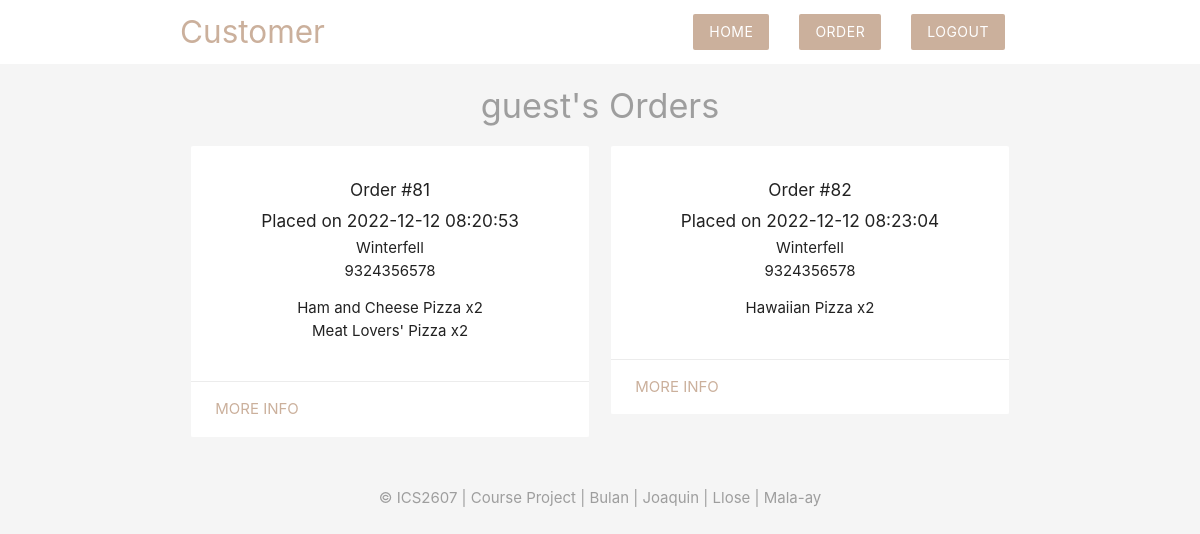
The page /customer/index.php (signed in) on the database its author committed.
### tables this page shows
CREATE TABLE `cus_order` (
  `CUS_ID` int(11) NOT NULL,
  `CUS_ADDRESS` varchar(100) NOT NULL,
  `CUS_NAME` varchar(50) NOT NULL,
  `CUS_CONTACT_NO` bigint(20) NOT NULL,
  `ORDER_ID` int(11) NOT NULL,
  `ORDER_TIME` datetime NOT NULL DEFAULT current_timestamp(),
  `ORDER_COST` int(11) NOT NULL,
  `ORDER_DETAILS` text NOT NULL
);

### customer/index.php (the view, shortened to what this page needs)
<!DOCTYPE html>
<?php
    include("config/db_connect.php");
    $userID = unserialize($_SESSION['userID']);
    $sql = "SELECT * FROM cus_order WHERE CUS_ID=\"".$userID."\"";
    $result = $conn -> query($sql);
    $orders = mysqli_fetch_all($result, MYSQLI_ASSOC);
?>
<html>
    <head>
        <?php include 'Temps/header.php'; ?>
        <h4 class="center grey-text">
            <?php
                $name = unserialize($_SESSION['username']);
                if(substr($name, -1) == "s") {
                    echo $name."'";
                }
                else {
                    echo $name."'s";
                }
            ?> Orders
        </h4>
        <div class="container">
            <div class="row">
                <?php $ctr = 0; foreach ($orders as $order ): $ctr++; ?>
                    <div class="col s6 md3">
                        <div class="card z-depth-0">
                            <div class="card-content center">
                                <h6><?php echo htmlspecialchars("Order #".$order['ORDER_ID']) ?></h6>
                                <h6><?php echo htmlspecialchars("Placed on ".$order['ORDER_TIME']) ?></h6>
                                <div><?php echo htmlspecialchars($order['CUS_ADDRESS']) ?></div>
                                <div><?php echo htmlspecialchars($order['CUS_CONTACT_NO']) ?></div>
                                <ul>
                                    <?php foreach(explode(',', $order['ORDER_DETAILS']) as $ord): ?>
                                        <li><?php echo htmlspecialchars($ord); ?></li>
                                    <?php endforeach; ?>
                                </ul>
                            </div>
                            <div class="card-action right-algin">
                                <a class="brand-text" href="details.php?id=<?php echo $order['ORDER_ID'] ?>">more info</a>
                            </div>
                        </div>
                    </div>
                <?php endforeach; ?>
            </div>
        </div>
    <?php include 'Temps/footer.php'; ?>
</html>

### customer/Temps/header.php (style rules this page uses)
.brand-text { color: #cbb09c !important; }

### rows shown on the page
cus_order: ORDER_ID "Order #81", ORDER_TIME "Placed on 2022-12-12 08:20:53", CUS_ADDRESS "Winterfell", CUS_CONTACT_NO "9324356578", ORDER_DETAILS "Ham and Cheese Pizza x2", ORDER_DETAILS "Meat Lovers' Pizza x2"
cus_order: ORDER_ID "Order #82", ORDER_TIME "Placed on 2022-12-12 08:23:04", CUS_ADDRESS "Winterfell", CUS_CONTACT_NO "9324356578", ORDER_DETAILS "Hawaiian Pizza x2"

### other values the page prints
$name "guest"
